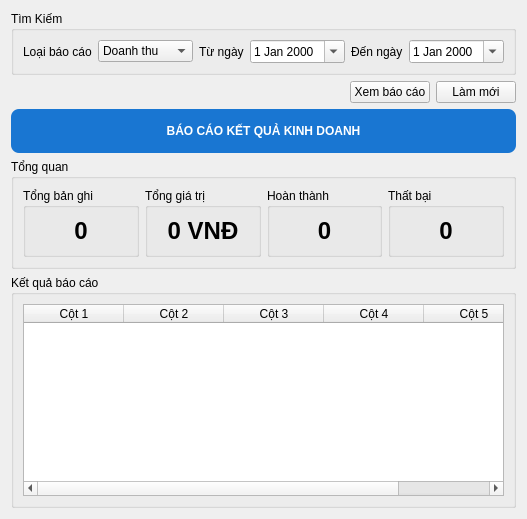
      <widget class="QWidget" name="pageBaoCao">
       <layout class="QVBoxLayout" name="verticalLayout_10">
        <item>
         <widget class="QGroupBox" name="grpFilter">
          <property name="title">
           <string>Tìm Kiếm</string>
          </property>
          <layout class="QGridLayout" name="gridLayout_3">
           <item row="0" column="5">
            <widget class="QDateEdit" name="txtDenNgayBC">
             <property name="calendarPopup">
              <bool>true</bool>
             </property>
            </widget>
           </item>
           <item row="0" column="2">
            <widget class="QLabel" name="lblFromDate_3">
             <property name="text">
              <string>Từ ngày</string>
             </property>
            </widget>
           </item>
           <item row="0" column="3">
            <widget class="QDateEdit" name="txtTuNgayBC">
             <property name="calendarPopup">
              <bool>true</bool>
             </property>
            </widget>
           </item>
           <item row="0" column="4">
            <widget class="QLabel" name="lblToDate_3">
             <property name="text">
              <string>Đến ngày</string>
             </property>
            </widget>
           </item>
           <item row="0" column="1">
            <widget class="QComboBox" name="cbbLoaiBaoCao">
             <item>
              <property name="text">
               <string>Doanh thu</string>
              </property>
             </item>
             <item>
              <property name="text">
               <string>Đơn hàng</string>
              </property>
             </item>
             <item>
              <property name="text">
               <string>Thanh toán</string>
              </property>
             </item>
             <item>
              <property name="text">
               <string>Giao hàng</string>
              </property>
             </item>
             <item>
              <property name="text">
               <string>Sản Phẩm</string>
              </property>
             </item>
             <item>
              <property name="text">
               <string>Khách hàng</string>
              </property>
             </item>
            </widget>
           </item>
           <item row="0" column="0">
            <widget class="QLabel" name="lblReportType">
             <property name="text">
              <string>Loại báo cáo</string>
             </property>
            </widget>
           </item>
          </layout>
         </widget>
        </item>
        <item>
         <layout class="QHBoxLayout" name="buttonLayout_2">
          <item>
           <spacer name="horizontalSpacer_4">
            <property name="orientation">
             <enum>Qt::Horizontal</enum>
            </property>
            <property name="sizeHint" stdset="0">
             <size>
              <width>0</width>
              <height>0</height>
             </size>
            </property>
           </spacer>
          </item>
          <item>
           <widget class="QPushButton" name="btnXemBaoCao">
            <property name="text">
             <string>Xem báo cáo</string>
            </property>
           </widget>
          </item>
          <item>
           <widget class="QPushButton" name="btnRefreshBC">
            <property name="text">
             <string>Làm mới</string>
            </property>
           </widget>
          </item>
         </layout>
        </item>
        <item>
         <widget class="QLabel" name="lblTitle_10">
          <property name="styleSheet">
           <string>
font: 18pt &quot;Arial&quot;;
font-weight:bold;
color:white;
background:#1976D2;
padding:15px;
border-radius:8px;
       </string>
          </property>
          <property name="text">
           <string>BÁO CÁO KẾT QUẢ KINH DOANH</string>
          </property>
          <property name="alignment">
           <set>Qt::AlignCenter</set>
          </property>
         </widget>
        </item>
        <item>
         <widget class="QGroupBox" name="grpSummary">
          <property name="title">
           <string>Tổng quan</string>
          </property>
          <layout class="QGridLayout" name="gridSummary">
           <item row="0" column="0">
            <widget class="QGroupBox" name="grpTotalRecord">
             <property name="title">
              <string>Tổng bản ghi</string>
             </property>
             <layout class="QVBoxLayout" name="verticalLayoutRecord">
              <item>
               <widget class="QLabel" name="lblTongBanGhi">
                <property name="styleSheet">
                 <string notr="true">font-size:24px;
font-weight:bold;</string>
                </property>
                <property name="text">
                 <string>0</string>
                </property>
                <property name="alignment">
                 <set>Qt::AlignCenter</set>
                </property>
               </widget>
              </item>
             </layout>
            </widget>
           </item>
           <item row="0" column="1">
            <widget class="QGroupBox" name="grpTotalAmount">
             <property name="title">
              <string>Tổng giá trị</string>
             </property>
             <layout class="QVBoxLayout" name="_4">
              <item>
               <widget class="QLabel" name="lblTongGiaTri">
                <property name="styleSheet">
                 <string notr="true">font-size:24px;
font-weight:bold;</string>
                </property>
                <property name="text">
                 <string>0 VNĐ</string>
                </property>
                <property name="alignment">
                 <set>Qt::AlignCenter</set>
                </property>
               </widget>
              </item>
             </layout>
            </widget>
           </item>
           <item row="0" column="2">
            <widget class="QGroupBox" name="groupBox_4">
             <property name="title">
              <string>Hoàn thành</string>
             </property>
             <layout class="QVBoxLayout" name="_6">
              <item>
               <widget class="QLabel" name="lblHoanThanh">
                <property name="styleSheet">
                 <string notr="true">font-size:24px;
font-weight:bold;</string>
                </property>
                <property name="text">
                 <string>0</string>
                </property>
                <property name="alignment">
                 <set>Qt::AlignCenter</set>
                </property>
               </widget>
              </item>
             </layout>
            </widget>
           </item>
           <item row="0" column="3">
            <widget class="QGroupBox" name="grpFailed">
             <property name="title">
              <string>Thất bại</string>
             </property>
             <layout class="QVBoxLayout" name="_7">
              <item>
               <widget class="QLabel" name="lblThatBai">
                <property name="styleSheet">
                 <string notr="true">font-size:24px;
font-weight:bold;</string>
                </property>
                <property name="text">
                 <string>0</string>
                </property>
                <property name="alignment">
                 <set>Qt::AlignCenter</set>
                </property>
               </widget>
              </item>
             </layout>
            </widget>
           </item>
          </layout>
         </widget>
        </item>
        <item>
         <widget class="QGroupBox" name="grpResult">
          <property name="title">
           <string>Kết quả báo cáo</string>
          </property>
          <layout class="QVBoxLayout" name="verticalLayoutResult">
           <item>
            <widget class="QTableWidget" name="tblBaoCao">
             <property name="editTriggers">
              <set>QAbstractItemView::NoEditTriggers</set>
             </property>
             <property name="alternatingRowColors">
              <bool>true</bool>
             </property>
             <property name="selectionMode">
              <enum>QAbstractItemView::SingleSelection</enum>
             </property>
             <property name="selectionBehavior">
              <enum>QAbstractItemView::SelectRows</enum>
             </property>
             <property name="sortingEnabled">
              <bool>true</bool>
             </property>
             <property name="columnCount">
              <number>5</number>
             </property>
             <column>
              <property name="text">
               <string>Cột 1</string>
              </property>
             </column>
             <column>
              <property name="text">
               <string>Cột 2</string>
              </property>
             </column>
             <column>
              <property name="text">
               <string>Cột 3</string>
              </property>
             </column>
             <column>
              <property name="text">
               <string>Cột 4</string>
              </property>
             </column>
             <column>
              <property name="text">
               <string>Cột 5</string>
              </property>
             </column>
            </widget>
           </item>
          </layout>
         </widget>
        </item>
       </layout>
      </widget>
